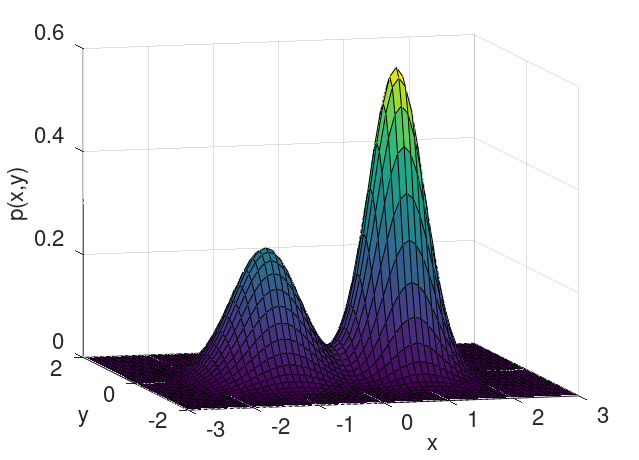

Here is the MATLAB script that generated this plot: (Note: this script raises an error after producing the figure.)
addpath(genpath('~/matlab/plotting'));

%% Density separable

clear;
load results/sep_exp_1.mat;

figure1 = figure;

font_size = 16;

scr = get(0,'ScreenSize');
set(gcf,'PaperPositionMode','auto');
set(figure1, 'Position', [scr(3)*0.25 scr(4)*0.3 scr(3)*0.5 scr(4)*0.45]);

step = 0.1;
x = -3:step:3;
y = -2:step:2;
[X,Y] = meshgrid(x,y);
Z = p(X(:),Y(:));
Z = reshape(Z,size(X));
surf(X,Y,Z);
% shading interp;
view(345,10);

zlim([0 0.6]);
set(gca,'ZTick',0:0.2:0.6);
set(gca,'YTick',-2:2:2);
set(gca,'XTick',-3:1:3);
set(gca, 'FontSize', font_size);
xlabel('x','FontSize', font_size);
ylabel('y','FontSize', font_size);
zlabel('p(x,y)','FontSize', font_size);


export_fig('plots/sep_density.pdf','-transparent');


%% Density nonseparable

clear;

load results/nonsep_exp_1.mat;

font_size = 16;

figure1 = figure;

scr = get(0,'ScreenSize');
set(gcf,'PaperPositionMode','auto');
set(figure1, 'Position', [scr(3)*0.25 scr(4)*0.3 scr(3)*0.5 scr(4)*0.45]);

step = 0.1;
x = -2:step:2;
y = -2:step:2;
[X_grid,Y_grid] = meshgrid(x,y);
Z = p(X_grid(:),Y_grid(:));
Z = reshape(Z,size(X_grid));
surf(X_grid,Y_grid,Z);
% shading interp;
view(345,10);

zlim([0 0.6]);
set(gca,'ZTick',0:0.2:0.6);
set(gca,'YTick',-2:2:2);
set(gca,'XTick',-3:1:3);
set(gca, 'FontSize', font_size);
xlabel('x','FontSize', font_size);
ylabel('y','FontSize', font_size);
zlabel('p(x,y)','FontSize', font_size);

export_fig('plots/nonsep_density.pdf','-transparent');

%% Boundaries: separable

clear;
load results/sep_exp_1.mat;

figure2 = figure;
% scr = get(0,'ScreenSize');
% set(gcf,'PaperPositionMode','auto');
% set(figure2, 'Position', [scr(3)*0.25 scr(4)*0.3 scr(3)*0.5 scr(4)*0.45]);

contour(X,Y,Z,20,'LineWidth',1.5);
% colormap(hot);
xlim([-2 2]);
ylim([-2 2]);
axis equal;
set(gca,'FontSize',font_size);
set(gca,'XTick',-2:2);
set(gca,'YTick',-2:2);
xlabel('x', 'FontSize', font_size);
ylabel('y', 'FontSize', font_size);
% colorbar; caxis([0 0.6]);
hold all;

yy = [-2 2];
xx = [0 0];
plot(xx,yy,'k--','LineWidth',2);

yy = [-2 2];
xx = [-1 -1];
plot(xx,yy,'k--','LineWidth',2);

yy = [-2:0.1:2];
xx = yy.^2 - 1;
plot(xx,yy,'k--','LineWidth',2);

yy = [0 0];
xx = [-3 3];
plot(xx,yy,'k--','LineWidth',2);

yy = sin(0:(2*pi/24):2*pi);
xx = cos(0:(2*pi/24):2*pi);
plot(xx,yy,'k--','LineWidth',2);

% Create textbox
annotation(figure2,'textbox',[0.52 0.85 0.018 0.048],'String',{'\partialS_1'},...
    'FontSize',font_size,'FitBoxToText','off','EdgeColor','none');
annotation(figure2,'textbox',[0.28 0.85 0.018 0.048],'String',{'\partialS_2'},...
    'FontSize',font_size,'FitBoxToText','off','EdgeColor','none');
annotation(figure2,'textbox',[0.75 0.79 0.018 0.048],'String',{'\partialS_3'},...
    'FontSize',font_size,'FitBoxToText','off','EdgeColor','none');
annotation(figure2,'textbox',[0.82 0.56 0.018 0.048],'String',{'\partialS_4'},...
    'FontSize',font_size,'FitBoxToText','off','EdgeColor','none');
annotation(figure2,'textbox',[0.42 0.76 0.018 0.048],'String',{'\partialS_5'},...
    'FontSize',font_size,'FitBoxToText','off','EdgeColor','none');

export_fig('plots/sep_boundaries.pdf','-transparent');

%% Bandwidth convergence

clear;
load results/sep_exp_1.mat;

emp_means = mean_bw_list;
emp_std_devs = std_bw_list;

theoretical = sup_cut';

load results/nonsep_exp_1.mat;

emp_means = [emp_means; mean_bw_list;];
emp_std_devs = [emp_std_devs; std_bw_list;];

theoretical = [theoretical; sup_cut;];

font_size = 16;

figure1 = figure;
scr = get(0,'ScreenSize');
set(gcf,'PaperPositionMode','auto');
set(figure1, 'Position', [scr(3)*0.25 scr(4)*0.3 scr(3)*0.5 scr(4)*0.45]);

ax1 = bar([emp_means + emp_std_devs/2 theoretical],'LineWidth',1);
set(ax1(1),'FaceColor',[0.6 0.6 0.6]);
set(ax1(2),'FaceColor',[1 0.5 0.5]);
ylim([0 1]);
set(gca,'FontSize',font_size);
set(gca,'XTickLabel',{'','','','','',''});
annotation(figure1,'textbox',[0.22 0.055 0.018 0.048],'String',{'\partialS_1'},...
    'FontSize',font_size,'FitBoxToText','off','EdgeColor','none');
annotation(figure1,'textbox',[0.33 0.055 0.018 0.048],'String',{'\partialS_2'},...
    'FontSize',font_size,'FitBoxToText','off','EdgeColor','none');
annotation(figure1,'textbox',[0.44 0.055 0.018 0.048],'String',{'\partialS_3'},...
    'FontSize',font_size,'FitBoxToText','off','EdgeColor','none');
annotation(figure1,'textbox',[0.55 0.055 0.018 0.048],'String',{'\partialS_4'},...
    'FontSize',font_size,'FitBoxToText','off','EdgeColor','none');
annotation(figure1,'textbox',[0.66 0.055 0.018 0.048],'String',{'\partialS_5'},...
    'FontSize',font_size,'FitBoxToText','off','EdgeColor','none');
annotation(figure1,'textbox',[0.77 0.075 0.018 0.048],'String',{'\partialA'},...
    'FontSize',font_size,'FitBoxToText','off','EdgeColor','none');
set(gca,'YTick',0:0.2:1);
hold all;

ax2 = bar([emp_means - emp_std_devs/2 theoretical],'LineWidth',1);
set(ax2(1),'FaceColor',[0.9 0.9 0.9]);
set(ax2(2),'FaceColor',[1 0.5 0.5]);

ax3 = bar([emp_means theoretical],'LineWidth',1);
set(ax3(1),'FaceColor','none');
set(ax3(2),'FaceColor',[1 0.5 0.5]);

ylabel('Bandwidth');

legend1 = legend([ax2(1) ax2(2)],{'Empirical', 'Theoretical'});
set(legend1,...
    'Position',[0.15 0.77 0.28 0.08]);

export_fig('plots/exp_1.pdf','-transparent');

%% Bandwidth convergence with n

clear;
load results/sep_exp_2.mat;

std_devs = std_bw_list(1:end-1,:);

load results/nonsep_exp_2.mat;
std_devs = [std_devs std_bw_list(1:end-1)'];

font_size = 16;

figure1 = figure;
scr = get(0,'ScreenSize');
set(gcf,'PaperPositionMode','auto');
set(figure1, 'Position', [scr(3)*0.25 scr(4)*0.3 scr(3)*0.5 scr(4)*0.3]);

plot(N_list(1:end-1), std_devs, '--o', 'LineWidth',2);
xlabel('n','FontSize',font_size);
ylabel('std. dev.','FontSize',font_size);
set(gca,'FontSize',font_size);
xlim([0 3500]);
set(gca,'XTick',0:500:3000);
ylim([0 0.1]);

legend1 = legend('\partial S_1','\partial S_2','\partial S_3','\partial S_4','\partial S_5','\partial A', 'Location', 'northeastoutside');
set(legend1, 'FontSize', 14);

axis_position = get(gca, 'Position');
position = get(legend1, 'Position');
position(2) = position(2) - 0.09;
position(3) = position(3) + 0.025;
set(legend1, 'Position', position);
set(gca, 'Position', axis_position);

export_fig('plots/exp_2.pdf','-transparent');

%% Reconstruction label complexity: separable

clear;
load results/sep_exp_3.mat;

font_size = 16;

figure1 = figure;
scr = get(0,'ScreenSize');
set(gcf,'PaperPositionMode','auto');
set(figure1, 'Position', [scr(3)*0.25 scr(4)*0.3 scr(3)*0.5 scr(4)*0.3]);

plot(label_percent_list, mean_error_list_3, 'k-^', [lc_cut(2) lc_cut(2)], [0 0.1], 'r--','LineWidth',2);
ylabel('Mean error','FontSize',font_size);
xlabel('Fraction of labeled examples','FontSize',font_size);
set(gca,'FontSize',font_size);
ylim([0 0.1]);
set(gca,'YTick',0:0.02:0.1);
export_fig('plots/exp_3_sep.pdf','-transparent');


%% Reconstruction label complexity: nonseparable

clear;
load results/nonsep_exp_3.mat;

font_size = 16;

figure1 = figure;
scr = get(0,'ScreenSize');
set(gcf,'PaperPositionMode','auto');
set(figure1, 'Position', [scr(3)*0.25 scr(4)*0.3 scr(3)*0.5 scr(4)*0.3]);

plot(label_percent_list, mean_error_list, 'k-^', [lc_cut lc_cut], [0 0.1], 'r--','LineWidth',2);
ylabel('Mean error','FontSize',font_size);
xlabel('Fraction of labeled examples','FontSize',font_size);
set(gca,'FontSize',font_size);
ylim([0 0.05]);
set(gca,'YTick',0:0.01:0.5);
export_fig('plots/exp_3_nonsep.pdf','-transparent');
